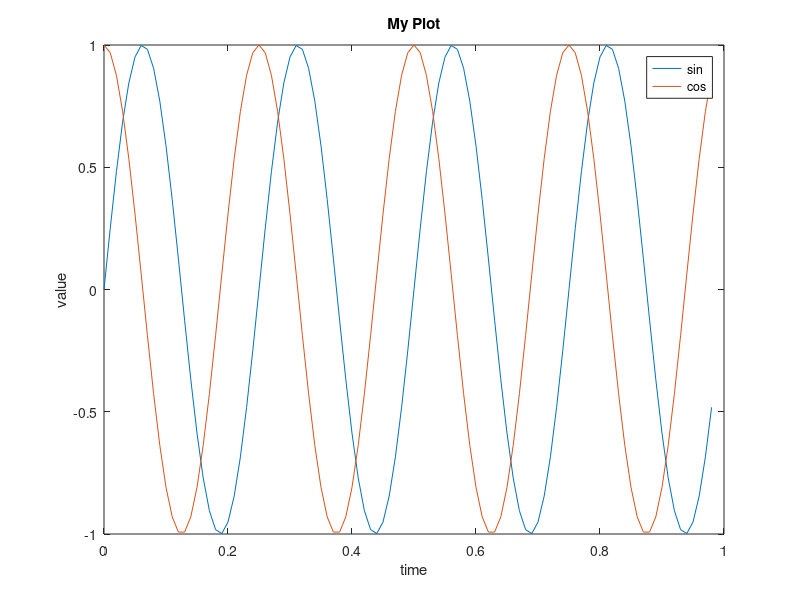
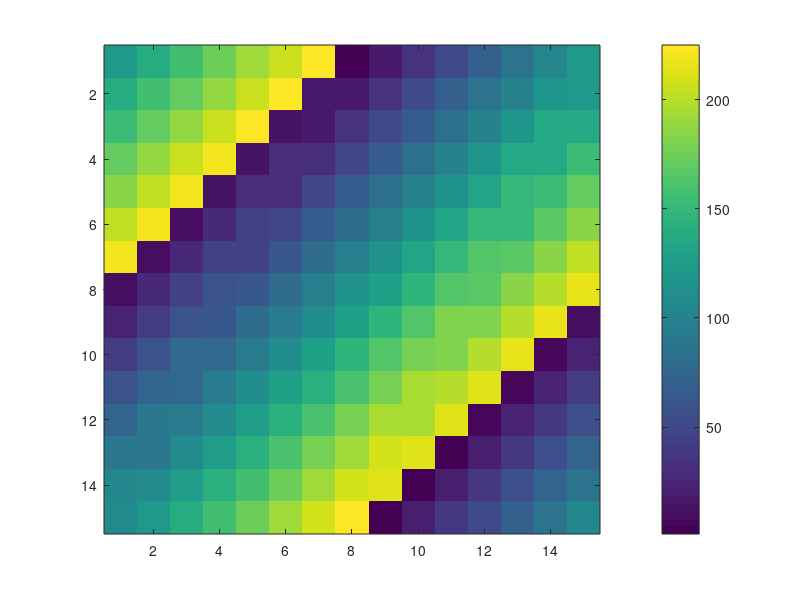

MATLAB code to generate these figures, in order: (Note: this script raises an error after producing the figures.)
t = 0.0:0.01:0.98; % x1:x2:x3 - generate sequence from x1 to x3 with step of x2
y1 = sin(2 * pi * 4 * t);
y2 = cos(2 * pi * 4 * t);

plot(t, y1);
hold on
plot(t, y2);
xlabel("time")
ylabel("value")
legend("sin", "cos")
title("My Plot")
print -dpng "myPlot.png" % saves plot as a png image in curr directory
close % close the currently opened plots
% allows to specify the number of plots working simultaneously
figure(1);
plot(t, y1);
% second window with new plot is openned
figure(2);
plot(t, y2);

subplot(1,2, 1); % first 2 params shows how subplot will be depicted, in this case, on half of the screen
plot(t, y1);
subplot(1,2, 2); % same as above, but with access to second element
plot(t, y2);
axis([0.5, 1, -1, 1]) % changes the range of x-axis and y-axis
clf; % clear the figures
magic_matrix = magic(15)
%heat map, explanation to heat map, grey heat map
% also example of commands comma chaining
imagesc(magic_matrix), colorbar, colormap grey % three different commands, one-by-one
